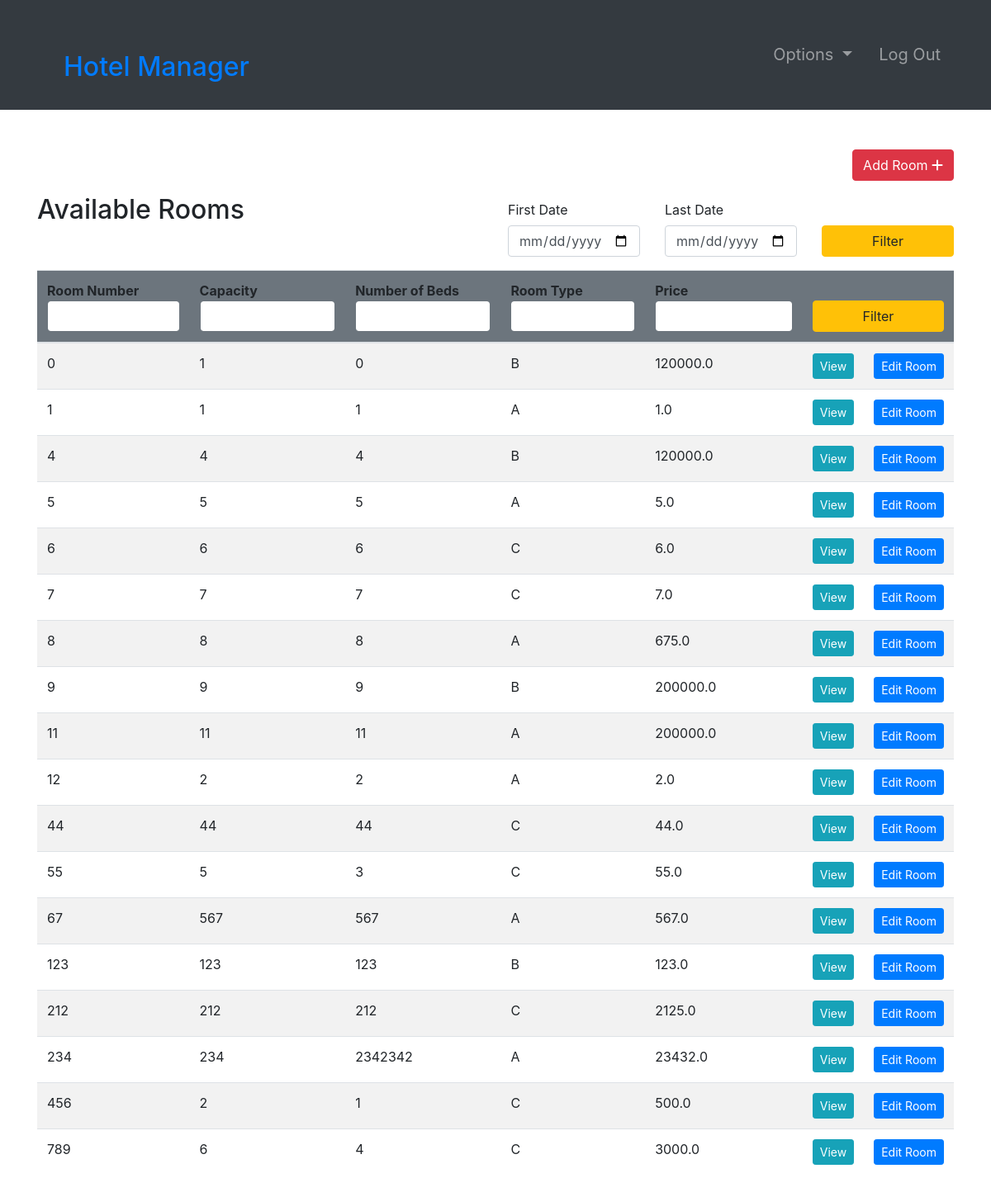
The page /rooms/ (signed in) on the database as committed earlier.
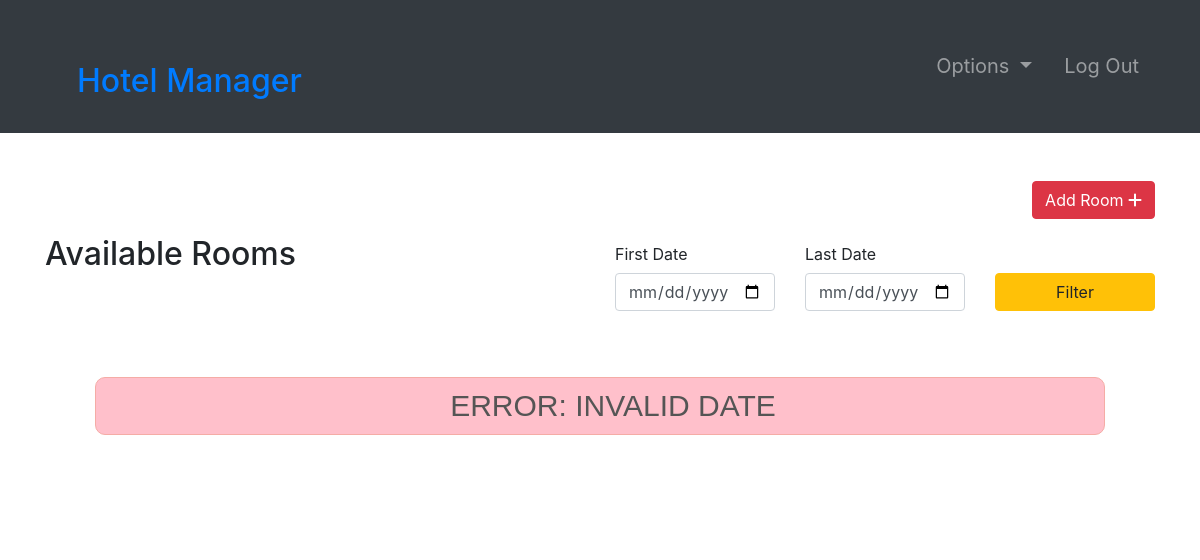
The same page on the database as committed later.
### room/models.py (models this page shows, shortened)
class Room(models.Model):
    ROOM_TYPES = (
        ('A', 'A'),
        ('B', 'B'),
        ('C', 'C'),
    )
    number = models.IntegerField(primary_key=True)
    capacity = models.SmallIntegerField()
    numberOfBeds = models.SmallIntegerField()
    roomType = models.CharField(max_length=20, choices=ROOM_TYPES)
    price = models.FloatField()
    statusStartDate = models.DateField(null=True)
    statusEndDate = models.DateField(null=True)

### room/views.py (the view, shortened to what this page needs)
# urls.py: path('rooms/', rooms, name="rooms"),
@ login_required(login_url='login')
def rooms(request):
    role = str(request.user.groups.all()[0])
    path = role + "/"
    rooms = Room.objects.all()
    firstDayStr = None
    lastDateStr = None
    def chech_availability(fd, ed):
        today = datetime.strptime(str(date.today()), '%Y-%m-%d')
        availableRooms = []
        if fd < today or fd > ed:
           return availableRooms
        for room in rooms:
            availList = []
            bookingList = Booking.objects.filter(roomNumber=room)
            if room.statusStartDate == None:
                for booking in bookingList:
                    if booking.startDate > ed.date() or booking.endDate < fd.date():
                        availList.append(True)
                    else:
                        availList.append(False)
                if all(availList):
                    availableRooms.append(room)
            else:
                if room.statusStartDate > ed.date() or room.statusEndDate < fd.date():
                    for booking in bookingList:
                        if booking.startDate > ed.date() or booking.endDate < fd.date():
                            availList.append(True)
                        else:
                            availList.append(False)
                        if all(availList):
                            availableRooms.append(room)
        return availableRooms
    context = {
        "role": role,
        'rooms': rooms,
        'fd': firstDayStr,
        'ld': lastDateStr
    }
    return render(request, path + "rooms.html", context)

### Templates/admin/rooms.html
{% extends '../index.html' %}
{% block context %}
{% include '../common_pages/rooms.html' %}
{% endblock %}

### Templates/common_pages/rooms.html (shortened to what this page needs)
<div class="container py-5 clearfix">
    <div class="clearfix">
        {% if role == "manager" or role == "admin" %}
        <a href="{% url 'add-room' %}" class="btn btn-danger rounded float-right">Add Room <i
                class="fas fa-plus"></i></a>
        {% endif %}
    </div>
    <div class="table-header row mt-3 clearfix">
        <div class="col-sm-12 col-md-12 col-lg-6 mb-4">
            <h2>Available Rooms</h2>
        </div>
        <div class="col-sm-12 col-md-12 col-lg-6">
            <form action="" method="POST">
                <div class="row">
                    <div class="form-group col-4">
                        <label for="example-date-input" class="col-form-label">First Date</label>
                        <div class="">
                            <input class="form-control" type="date" name="fd" value="{{fd}}" id="example-date-input" required>
                        </div>
                    </div>
                    <div class="form-group col-4">
                        <label for="example-date-input" class="col-form-label">Last Date</label>
                        <div class="">
                            <input class="form-control" type="date" name="ld" value="{{ld}}" id="example-date-input" requireds>
                        </div>
                    </div>
                    <div class="col-4" style="margin-top:38px;">
                        <button type="submit" name="dateFilter" class="btn btn-warning w-100">Filter</button>
                    </div>
                </div>
            </form>
        </div>
    </div>
    {% if not rooms %}
        <h1 class="text-center alert-box error">ERROR: INVALID DATE</h1>
    {%endif %}
    {% if rooms %}
        <table class="table table-hover table-striped">
            <thead class="bg-secondary rounded">
                <tr>
                    <form action="" method="POST">
                        <th>Room Number<input type="number" name="number" value="{{number}}"
                                class="form-control border border-secondary"></th>
                        <th>Capacity<input type="number" name="capacity" value="{{capacity}}"
                                class="form-control border border-secondary"></th>
                        <th>Number of Beds<input type="number" name="nob" value="{{nob}}"
                                class="form-control border border-secondary"></th>
                        <th>Room Type<input type="text" name="type" value="{{type}}"
                                class="form-control border border-secondary"></th>
                        <th>Price <input type="number" step="0.01" name="price" value="{{price}}"
                                class="form-control border border-secondary"></th>
                        <th colspan="2"><button type="submit" name="filter" class="btn btn-warning w-100">Filter</button>
                        </th>
                    </form>
                </tr>
            </thead>
            <tbody>
                {% for room in rooms %}
                <tr>
                    <td>{{ room.number }}</td>
                    <td>{{ room.capacity }}</td>
                    <td>{{ room.numberOfBeds }}</td>
                    <td>{{ room.roomType }}</td>
                    <td>{{ room.price }}</td>
                    {% if role != "guest" %}
                    <td> <a href="{% url 'room-profile' room.number %}" class="btn btn-info btn-sm w-100">View</a>
                    </td>
                    {% if role == 'manager' or role == 'admin' %}<td> <a href="{% url 'room-edit' room.number %}"
                            class="btn btn-sm btn-primary w-100">Edit&nbsp;Room</a></td> {% endif %}
                    {% endif %}
                </tr>
                {% endfor %}
            </tbody>
        </table>
    {%endif %}
</div>

Rows that differ between the two databases and show on the page:
removed Room: number "0", capacity "1", numberOfBeds "0", roomType "B", price "120000.0"
removed Room: number "1", capacity "1", numberOfBeds "1", roomType "A", price "1.0"
removed Room: number "4", capacity "4", numberOfBeds "4", roomType "B", price "120000.0"
removed Room: number "5", capacity "5", numberOfBeds "5", roomType "A", price "5.0"
removed Room: number "6", capacity "6", numberOfBeds "6", roomType "C", price "6.0"
removed Room: number "7", capacity "7", numberOfBeds "7", roomType "C", price "7.0"
removed Room: number "8", capacity "8", numberOfBeds "8", roomType "A", price "675.0"
removed Room: number "9", capacity "9", numberOfBeds "9", roomType "B", price "200000.0"
removed Room: number "11", capacity "11", numberOfBeds "11", roomType "A", price "200000.0"
removed Room: number "12", capacity "2", numberOfBeds "2", roomType "A", price "2.0"
removed Room: number "44", capacity "44", numberOfBeds "44", roomType "C", price "44.0"
removed Room: number "55", capacity "5", numberOfBeds "3", roomType "C", price "55.0"
removed Room: number "67", capacity "567", numberOfBeds "567", roomType "A", price "567.0"
removed Room: number "123", capacity "123", numberOfBeds "123", roomType "B", price "123.0"
removed Room: number "212", capacity "212", numberOfBeds "212", roomType "C", price "2125.0"
removed Room: number "234", capacity "234", numberOfBeds "2342342", roomType "A", price "23432.0"
removed Room: number "456", capacity "2", numberOfBeds "1", roomType "C", price "500.0"
removed Room: number "789", capacity "6", numberOfBeds "4", roomType "C", price "3000.0"
Other text that changed with them:
text no longer shown: "Room Number Capacity Number of Beds Room Type Price Filter"
text now shown: "ERROR: INVALID DATE"
